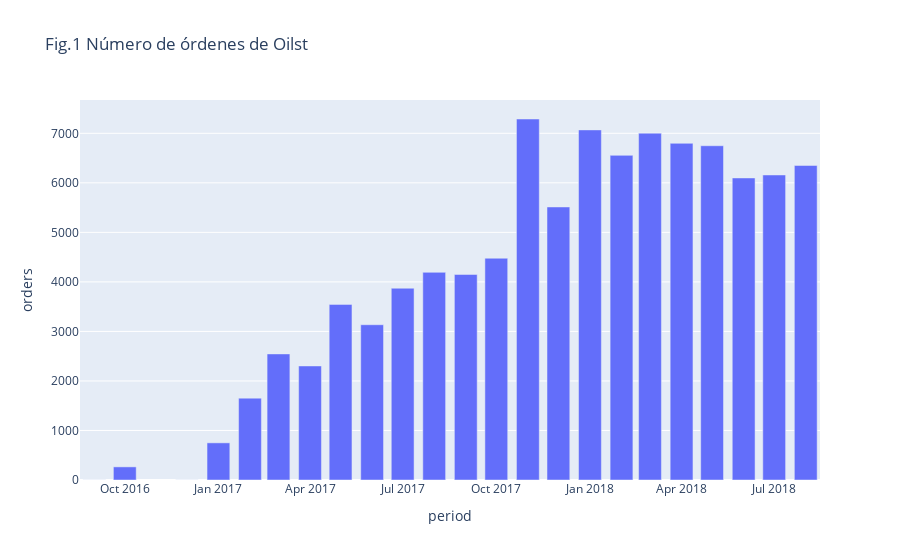

The cell this chart's notebook holds for it:
### Markdown cell above
Para realizar un gráfico de barras interactivo, basta usar la función `.bar` (https://plotly.com/python/bar-charts/), cuya sintaxis es análoga a la de Seaborn

### Code cell
# Crea la visualizacion
fig = px.bar(
    orders_time,
    x="period",
    y="orders",
    title='Fig.1 Número de órdenes de Oilst'
)

# Muestra la figura
fig.show()

### Figure 1 — Plotly figure (JSON) as saved in the notebook; plotly's stock layout.template omitted (floating-point values rounded to 4 significant figures)
{"data": [{"alignmentgroup": "True", "hovertemplate": "period=%{x}<br>orders=%{y}<extra></extra>", "legendgroup": "", "marker": {"color": "#636efa", "pattern": {"shape": ""}}, "name": "", "offsetgroup": "", "orientation": "v", "showlegend": false, "textposition": "auto", "type": "bar", "x": ["2016-09", "2016-10", "2016-12", "2017-01", "2017-02", "2017-03", "2017-04", "2017-05", "2017-06", "2017-07", "2017-08", "2017-09", "2017-10", "2017-11", "2017-12", "2018-01", "2018-02", "2018-03", "2018-04", "2018-05", "2018-06", "2018-07", "2018-08"], "xaxis": "x", "y": [1, 265, 1, 750, 1653, 2546, 2303, 3546, 3135, 3872, 4193, 4150, 4478, 7289, 5513, 7069, 6555, 7003, 6798, 6749, 6099, 6159, 6351], "yaxis": "y"}], "layout": {"barmode": "relative", "legend": {"tracegroupgap": 0}, "title": {"text": "Fig.1 Número de órdenes de Oilst"}, "xaxis": {"anchor": "y", "domain": [0, 1], "title": {"text": "period"}}, "yaxis": {"anchor": "x", "domain": [0, 1], "title": {"text": "orders"}}}}
